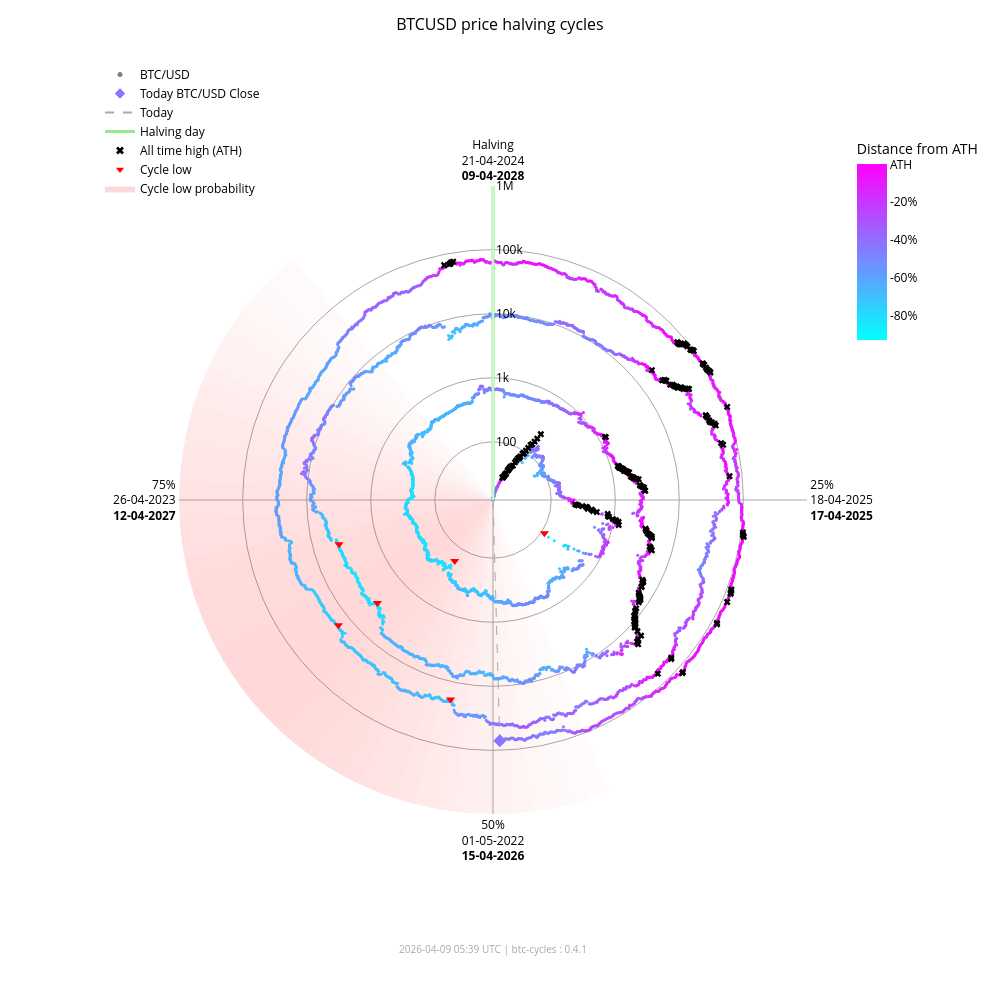

The cell this chart's notebook holds for it:
### Markdown cell above
### Interactive chart (plotly)

### Code cell
fig_interactive = btc.plot(
    kind="interactive",
    from_date="2012-11-28",
)
# plotly config for interactivity
config = {"scrollZoom": True, "displayModeBar": True}
# display in notebook
fig_interactive.show(config=config)

### Figure 1 — Plotly figure (JSON) as saved in the notebook; plotly's stock layout.template omitted (floating-point values rounded to 4 significant figures; data arrays with more than 128 entries replaced by an {"elided": "..."} marker saying what was removed)
{"data": [{"fill": "toself", "fillcolor": "rgba(255,0,0,0.017168280509461755)", "hoverinfo": "skip", "line": {"width": 0}, "mode": "lines", "r": [12.35, 1000000, 1000000, 12.35, 12.35], "showlegend": false, "theta": [158.4, 158.4, 162.0, 162.0, 158.4], "type": "scatterpolar"}, {"fill": "toself", "fillcolor": "rgba(255,0,0,0.022114794501891175)", "hoverinfo": "skip", "line": {"width": 0}, "mode": "lines", "r": [12.35, 1000000, 1000000, 12.35, 12.35], "showlegend": false, "theta": [162.0, 162.0, 165.6, 165.6, 162.0], "type": "scatterpolar"}, {"fill": "toself", "fillcolor": "rgba(255,0,0,0.02790404259511669)", "hoverinfo": "skip", "line": {"width": 0}, "mode": "lines", "r": [12.35, 1000000, 1000000, 12.35, 12.35], "showlegend": false, "theta": [165.6, 165.6, 169.2, 169.2, 165.6], "type": "scatterpolar"}, {"fill": "toself", "fillcolor": "rgba(255,0,0,0.034518294852420334)", "hoverinfo": "skip", "line": {"width": 0}, "mode": "lines", "r": [12.35, 1000000, 1000000, 12.35, 12.35], "showlegend": false, "theta": [169.2, 169.2, 172.8, 172.8, 169.2], "type": "scatterpolar"}, {"fill": "toself", "fillcolor": "rgba(255,0,0,0.041901979682821514)", "hoverinfo": "skip", "line": {"width": 0}, "mode": "lines", "r": [12.35, 1000000, 1000000, 12.35, 12.35], "showlegend": false, "theta": [172.8, 172.8, 176.4, 176.4, 172.8], "type": "scatterpolar"}, {"fill": "toself", "fillcolor": "rgba(255,0,0,0.04996405861294358)", "hoverinfo": "skip", "line": {"width": 0}, "mode": "lines", "r": [12.35, 1000000, 1000000, 12.35, 12.35], "showlegend": false, "theta": [176.4, 176.4, 180.0, 180.0, 176.4], "type": "scatterpolar"}, {"fill": "toself", "fillcolor": "rgba(255,0,0,0.05858349692240514)", "hoverinfo": "skip", "line": {"width": 0}, "mode": "lines", "r": [12.35, 1000000, 1000000, 12.35, 12.35], "showlegend": false, "theta": [180.0, 180.0, 183.6, 183.6, 180.0], "type": "scatterpolar"}, {"fill": "toself", "fillcolor": "rgba(255,0,0,0.06761662035375064)", "hoverinfo": "skip", "line": {"width": 0}, "mode": "lines", "r": [12.35, 1000000, 1000000, 12.35, 12.35], "showlegend": false, "theta": [183.6, 183.6, 187.2, 187.2, 183.6], "type": "scatterpolar"}, {"fill": "toself", "fillcolor": "rgba(255,0,0,0.07690481219944661)", "hoverinfo": "skip", "line": {"width": 0}, "mode": "lines", "r": [12.35, 1000000, 1000000, 12.35, 12.35], "showlegend": false, "theta": [187.2, 187.2, 190.8, 190.8, 187.2], "type": "scatterpolar"}, {"fill": "toself", "fillcolor": "rgba(255,0,0,0.08628112000611096)", "hoverinfo": "skip", "line": {"width": 0}, "mode": "lines", "r": [12.35, 1000000, 1000000, 12.35, 12.35], "showlegend": false, "theta": [190.8, 190.8, 194.4, 194.4, 190.8], "type": "scatterpolar"}, {"fill": "toself", "fillcolor": "rgba(255,0,0,0.09557490841018089)", "hoverinfo": "skip", "line": {"width": 0}, "mode": "lines", "r": [12.35, 1000000, 1000000, 12.35, 12.35], "showlegend": false, "theta": [194.4, 194.4, 198.0, 198.0, 194.4], "type": "scatterpolar"}, {"fill": "toself", "fillcolor": "rgba(255,0,0,0.10461455782963762)", "hoverinfo": "skip", "line": {"width": 0}, "mode": "lines", "r": [12.35, 1000000, 1000000, 12.35, 12.35], "showlegend": false, "theta": [198.0, 198.0, 201.6, 201.6, 198.0], "type": "scatterpolar"}, {"fill": "toself", "fillcolor": "rgba(255,0,0,0.11322908719652829)", "hoverinfo": "skip", "line": {"width": 0}, "mode": "lines", "r": [12.35, 1000000, 1000000, 12.35, 12.35], "showlegend": false, "theta": [201.6, 201.6, 205.2, 205.2, 201.6], "type": "scatterpolar"}, {"fill": "toself", "fillcolor": "rgba(255,0,0,0.12125015337052986)", "hoverinfo": "skip", "line": {"width": 0}, "mode": "lines", "r": [12.35, 1000000, 1000000, 12.35, 12.35], "showlegend": false, "theta": [205.2, 205.2, 208.8, 208.8, 205.2], "type": "scatterpolar"}, {"fill": "toself", "fillcolor": "rgba(255,0,0,0.12851590515331976)", "hoverinfo": "skip", "line": {"width": 0}, "mode": "lines", "r": [12.35, 1000000, 1000000, 12.35, 12.35], "showlegend": false, "theta": [208.8, 208.8, 212.4, 212.4, 208.8], "type": "scatterpolar"}, {"fill": "toself", "fillcolor": "rgba(255,0,0,0.13487757461161184)", "hoverinfo": "skip", "line": {"width": 0}, "mode": "lines", "r": [12.35, 1000000, 1000000, 12.35, 12.35], "showlegend": false, "theta": [212.4, 212.4, 216.0, 216.0, 212.4], "type": "scatterpolar"}, {"fill": "toself", "fillcolor": "rgba(255,0,0,0.14020862181849592)", "hoverinfo": "skip", "line": {"width": 0}, "mode": "lines", "r": [12.35, 1000000, 1000000, 12.35, 12.35], "showlegend": false, "theta": [216.0, 216.0, 219.6, 219.6, 216.0], "type": "scatterpolar"}, {"fill": "toself", "fillcolor": "rgba(255,0,0,0.14441504950654527)", "hoverinfo": "skip", "line": {"width": 0}, "mode": "lines", "r": [12.35, 1000000, 1000000, 12.35, 12.35], "showlegend": false, "theta": [219.6, 219.6, 223.2, 223.2, 219.6], "type": "scatterpolar"}, {"fill": "toself", "fillcolor": "rgba(255,0,0,0.14744459351271713)", "hoverinfo": "skip", "line": {"width": 0}, "mode": "lines", "r": [12.35, 1000000, 1000000, 12.35, 12.35], "showlegend": false, "theta": [223.2, 223.2, 226.8, 226.8, 223.2], "type": "scatterpolar"}, {"fill": "toself", "fillcolor": "rgba(255,0,0,0.14929223192296423)", "hoverinfo": "skip", "line": {"width": 0}, "mode": "lines", "r": [12.35, 1000000, 1000000, 12.35, 12.35], "showlegend": false, "theta": [226.8, 226.8, 230.4, 230.4, 226.8], "type": "scatterpolar"}, {"fill": "toself", "fillcolor": "rgba(255,0,0,0.15)", "hoverinfo": "skip", "line": {"width": 0}, "mode": "lines", "r": [12.35, 1000000, 1000000, 12.35, 12.35], "showlegend": false, "theta": [230.4, 230.4, 234.0, 234.0, 230.4], "type": "scatterpolar"}, {"fill": "toself", "fillcolor": "rgba(255,0,0,0.14965033825231114)", "hoverinfo": "skip", "line": {"width": 0}, "mode": "lines", "r": [12.35, 1000000, 1000000, 12.35, 12.35], "showlegend": false, "theta": [234.0, 234.0, 237.6, 237.6, 234.0], "type": "scatterpolar"}, {"fill": "toself", "fillcolor": "rgba(255,0,0,0.14835378057909807)", "hoverinfo": "skip", "line": {"width": 0}, "mode": "lines", "r": [12.35, 1000000, 1000000, 12.35, 12.35], "showlegend": false, "theta": [237.6, 237.6, 241.2, 241.2, 237.6], "type": "scatterpolar"}, {"fill": "toself", "fillcolor": "rgba(255,0,0,0.14623322283554635)", "hoverinfo": "skip", "line": {"width": 0}, "mode": "lines", "r": [12.35, 1000000, 1000000, 12.35, 12.35], "showlegend": false, "theta": [241.2, 241.2, 244.8, 244.8, 241.2], "type": "scatterpolar"}, {"fill": "toself", "fillcolor": "rgba(255,0,0,0.1434078538226231)", "hoverinfo": "skip", "line": {"width": 0}, "mode": "lines", "r": [12.35, 1000000, 1000000, 12.35, 12.35], "showlegend": false, "theta": [244.8, 244.8, 248.4, 248.4, 244.8], "type": "scatterpolar"}, {"fill": "toself", "fillcolor": "rgba(255,0,0,0.13997983179373427)", "hoverinfo": "skip", "line": {"width": 0}, "mode": "lines", "r": [12.35, 1000000, 1000000, 12.35, 12.35], "showlegend": false, "theta": [248.4, 248.4, 252.0, 252.0, 248.4], "type": "scatterpolar"}, {"fill": "toself", "fillcolor": "rgba(255,0,0,0.13602598258454268)", "hoverinfo": "skip", "line": {"width": 0}, "mode": "lines", "r": [12.35, 1000000, 1000000, 12.35, 12.35], "showlegend": false, "theta": [252.0, 252.0, 255.6, 255.6, 252.0], "type": "scatterpolar"}, {"fill": "toself", "fillcolor": "rgba(255,0,0,0.13159547355344953)", "hoverinfo": "skip", "line": {"width": 0}, "mode": "lines", "r": [12.35, 1000000, 1000000, 12.35, 12.35], "showlegend": false, "theta": [255.6, 255.6, 259.2, 259.2, 255.6], "type": "scatterpolar"}, {"fill": "toself", "fillcolor": "rgba(255,0,0,0.12671301775492697)", "hoverinfo": "skip", "line": {"width": 0}, "mode": "lines", "r": [12.35, 1000000, 1000000, 12.35, 12.35], "showlegend": false, "theta": [259.2, 259.2, 262.8, 262.8, 259.2], "type": "scatterpolar"}, {"fill": "toself", "fillcolor": "rgba(255,0,0,0.12138610149219965)", "hoverinfo": "skip", "line": {"width": 0}, "mode": "lines", "r": [12.35, 1000000, 1000000, 12.35, 12.35], "showlegend": false, "theta": [262.8, 262.8, 266.4, 266.4, 262.8], "type": "scatterpolar"}, {"fill": "toself", "fillcolor": "rgba(255,0,0,0.1156142551644921)", "hoverinfo": "skip", "line": {"width": 0}, "mode": "lines", "r": [12.35, 1000000, 1000000, 12.35, 12.35], "showlegend": false, "theta": [266.4, 266.4, 270.0, 270.0, 266.4], "type": "scatterpolar"}, {"fill": "toself", "fillcolor": "rgba(255,0,0,0.10939851441251548)", "hoverinfo": "skip", "line": {"width": 0}, "mode": "lines", "r": [12.35, 1000000, 1000000, 12.35, 12.35], "showlegend": false, "theta": [270.0, 270.0, 273.6, 273.6, 270.0], "type": "scatterpolar"}, {"fill": "toself", "fillcolor": "rgba(255,0,0,0.10274974912946185)", "hoverinfo": "skip", "line": {"width": 0}, "mode": "lines", "r": [12.35, 1000000, 1000000, 12.35, 12.35], "showlegend": false, "theta": [273.6, 273.6, 277.2, 277.2, 273.6], "type": "scatterpolar"}, {"fill": "toself", "fillcolor": "rgba(255,0,0,0.09569517349791425)", "hoverinfo": "skip", "line": {"width": 0}, "mode": "lines", "r": [12.35, 1000000, 1000000, 12.35, 12.35], "showlegend": false, "theta": [277.2, 277.2, 280.8, 280.8, 277.2], "type": "scatterpolar"}, {"fill": "toself", "fillcolor": "rgba(255,0,0,0.08828282625646727)", "hoverinfo": "skip", "line": {"width": 0}, "mode": "lines", "r": [12.35, 1000000, 1000000, 12.35, 12.35], "showlegend": false, "theta": [280.8, 280.8, 284.4, 284.4, 280.8], "type": "scatterpolar"}, {"fill": "toself", "fillcolor": "rgba(255,0,0,0.08058400018765345)", "hoverinfo": "skip", "line": {"width": 0}, "mode": "lines", "r": [12.35, 1000000, 1000000, 12.35, 12.35], "showlegend": false, "theta": [284.4, 284.4, 288.0, 288.0, 284.4], "type": "scatterpolar"}, {"fill": "toself", "fillcolor": "rgba(255,0,0,0.07269354608292704)", "hoverinfo": "skip", "line": {"width": 0}, "mode": "lines", "r": [12.35, 1000000, 1000000, 12.35, 12.35], "showlegend": false, "theta": [288.0, 288.0, 291.6, 291.6, 288.0], "type": "scatterpolar"}, {"fill": "toself", "fillcolor": "rgba(255,0,0,0.06472784449068783)", "hoverinfo": "skip", "line": {"width": 0}, "mode": "lines", "r": [12.35, 1000000, 1000000, 12.35, 12.35], "showlegend": false, "theta": [291.6, 291.6, 295.2, 295.2, 291.6], "type": "scatterpolar"}, {"fill": "toself", "fillcolor": "rgba(255,0,0,0.05682021976743955)", "hoverinfo": "skip", "line": {"width": 0}, "mode": "lines", "r": [12.35, 1000000, 1000000, 12.35, 12.35], "showlegend": false, "theta": [295.2, 295.2, 298.8, 298.8, 295.2], "type": "scatterpolar"}, {"fill": "toself", "fillcolor": "rgba(255,0,0,0.04911378436707333)", "hoverinfo": "skip", "line": {"width": 0}, "mode": "lines", "r": [12.35, 1000000, 1000000, 12.35, 12.35], "showlegend": false, "theta": [298.8, 298.8, 302.4, 302.4, 298.8], "type": "scatterpolar"}, {"fill": "toself", "fillcolor": "rgba(255,0,0,0.04175213714896469)", "hoverinfo": "skip", "line": {"width": 0}, "mode": "lines", "r": [12.35, 1000000, 1000000, 12.35, 12.35], "showlegend": false, "theta": [302.4, 302.4, 306.0, 306.0, 302.4], "type": "scatterpolar"}, {"fill": "toself", "fillcolor": "rgba(255,0,0,0.034868865657538876)", "hoverinfo": "skip", "line": {"width": 0}, "mode": "lines", "r": [12.35, 1000000, 1000000, 12.35, 12.35], "showlegend": false, "theta": [306.0, 306.0, 309.6, 309.6, 306.0], "type": "scatterpolar"}, {"fill": "toself", "fillcolor": "rgba(255,0,0,0.02857722515334582)", "hoverinfo": "skip", "line": {"width": 0}, "mode": "lines", "r": [12.35, 1000000, 1000000, 12.35, 12.35], "showlegend": false, "theta": [309.6, 309.6, 313.2, 313.2, 309.6], "type": "scatterpolar"}, {"fill": "toself", "fillcolor": "rgba(255,0,0,0.022961515313555197)", "hoverinfo": "skip", "line": {"width": 0}, "mode": "lines", "r": [12.35, 1000000, 1000000, 12.35, 12.35], "showlegend": false, "theta": [313.2, 313.2, 316.8, 316.8, 313.2], "type": "scatterpolar"}, {"fill": "toself", "fillcolor": "rgba(255,0,0,0.01807146942917362)", "hoverinfo": "skip", "line": {"width": 0}, "mode": "lines", "r": [12.35, 1000000, 1000000, 12.35, 12.35], "showlegend": false, "theta": [316.8, 316.8, 320.4, 320.4, 316.8], "type": "scatterpolar"}, {"hoverinfo": "text", "marker": {"color": {"elided": "4881 str values"}, "size": 3}, "mode": "markers", "r": {"elided": "4881 float values"}, "showlegend": false, "text": {"elided": "4881 str values"}, "theta": {"elided": "4881 float values"}, "type": "scatterpolar"}, {"hoverinfo": "skip", "line": {"color": "lightgreen", "width": 3}, "mode": "lines", "r": [12.35, 1000000], "showlegend": false, "theta": [0, 0], "type": "scatterpolar"}, {"hoverinfo": "skip", "line": {"color": "darkgrey", "dash": "dash", "width": 1}, "mode": "lines", "r": [12.35, 71060.0], "showlegend": false, "theta": [178.4, 178.4], "type": "scatterpolar"}, {"hoverinfo": "text", "marker": {"color": "#8976ff", "size": 10, "symbol": "diamond"}, "mode": "markers", "r": [71060.0], "showlegend": false, "text": ["Today<br>Date: 2026-04-09<br>Price: $71,057.55"], "theta": [178.4], "type": "scatterpolar"}, {"hoverinfo": "text", "marker": {"color": "black", "size": 6, "symbol": "x"}, "mode": "markers", "r": {"elided": "195 float values"}, "showlegend": false, "text": {"elided": "195 str values"}, "theta": {"elided": "195 float values"}, "type": "scatterpolar"}, {"hoverinfo": "text", "marker": {"color": "red", "size": 8, "symbol": "triangle-down"}, "mode": "markers", "r": [111.6, 164.9, 3233.0, 3925.0, 18950.0, 15760.0], "showlegend": false, "text": ["Cycle Low<br>Date: 2014-02-21<br>Price: $111.56<br>ATH distance: -91.0%", "Cycle Low<br>Date: 2015-01-14<br>Price: $164.92<br>ATH distance: -86.7%", "Cycle Low<br>Date: 2018-12-15<br>Price: $3,232.51<br>ATH distance: -83.3%", "Cycle Low<br>Date: 2019-03-25<br>Price: $3,924.55<br>ATH distance: -79.7%", "Cycle Low<br>Date: 2022-06-18<br>Price: $18,954.25<br>ATH distance: -71.9%", "Cycle Low<br>Date: 2022-11-21<br>Price: $15,760.19<br>ATH distance: -76.7%"], "theta": [122.8, 212.1, 228.3, 254.0, 192.0, 231.0], "type": "scatterpolar"}, {"marker": {"color": "grey", "size": 5}, "mode": "markers", "name": "BTC/USD", "r": [null], "theta": [null], "type": "scatterpolar"}, {"marker": {"color": "#8976ff", "size": 8, "symbol": "diamond"}, "mode": "markers", "name": "Today BTC/USD Close", "r": [null], "theta": [null], "type": "scatterpolar"}, {"line": {"color": "darkgrey", "dash": "dash"}, "mode": "lines", "name": "Today", "r": [null], "theta": [null], "type": "scatterpolar"}, {"line": {"color": "lightgreen", "width": 3}, "mode": "lines", "name": "Halving day", "r": [null], "theta": [null], "type": "scatterpolar"}, {"marker": {"color": "black", "size": 7, "symbol": "x"}, "mode": "markers", "name": "All time high (ATH)", "r": [null], "theta": [null], "type": "scatterpolar"}, {"marker": {"color": "red", "size": 7, "symbol": "triangle-down"}, "mode": "markers", "name": "Cycle low", "r": [null], "theta": [null], "type": "scatterpolar"}, {"fill": "toself", "fillcolor": "rgba(255,0,0,0.15)", "line": {"width": 0}, "mode": "lines", "name": "Cycle low probability", "r": [null], "theta": [null], "type": "scatterpolar"}, {"hoverinfo": "skip", "marker": {"cmax": 0, "cmin": -0.9307, "color": [0], "colorbar": {"len": 0.25, "ticktext": ["ATH", "-20%", "-40%", "-60%", "-80%", "-100%"], "tickvals": [0, -0.2, -0.4, -0.6, -0.8, -1.0], "title": {"text": "Distance from ATH"}, "x": 0.95, "y": 0.92, "yanchor": "top"}, "colorscale": {"elided": "256x2 mixed values"}, "showscale": true, "size": 0}, "mode": "markers", "r": [null], "showlegend": false, "theta": [null], "type": "scatterpolar"}], "layout": {"annotations": [{"font": {"color": "darkgrey", "size": 10}, "showarrow": false, "text": "2026-04-09 05:39 UTC | btc-cycles : 0.4.1", "x": 0.5, "xref": "paper", "y": -0.02, "yref": "paper"}], "font": {"color": "black"}, "height": 1000, "legend": {"bgcolor": "rgba(0,0,0,0)", "font": {"color": "black"}, "x": 0.0, "y": 1.0}, "margin": {"b": 60, "l": 100, "r": 80, "t": 60}, "paper_bgcolor": "white", "plot_bgcolor": "white", "polar": {"angularaxis": {"color": "black", "direction": "clockwise", "gridcolor": "darkgrey", "rotation": 90, "ticktext": ["Halving<br>21-04-2024<br><b>09-04-2028</b>", "25%<br>18-04-2025<br><b>17-04-2025</b>", "50%<br>01-05-2022<br><b>15-04-2026</b>", "75%<br>26-04-2023<br><b>12-04-2027</b>"], "tickvals": [0, 90, 180, 270]}, "bgcolor": "white", "domain": {"x": [0.1, 0.9], "y": [0.05, 0.95]}, "radialaxis": {"angle": 90, "color": "black", "gridcolor": "darkgrey", "range": [1.092, 6.0], "tickangle": 90, "ticktext": ["100", "1k", "10k", "100k", "1M"], "tickvals": [100, 1000, 10000, 100000, 1000000], "type": "log"}}, "title": {"font": {"color": "black", "size": 16}, "text": "BTCUSD price halving cycles", "x": 0.5}, "width": 1000}}
